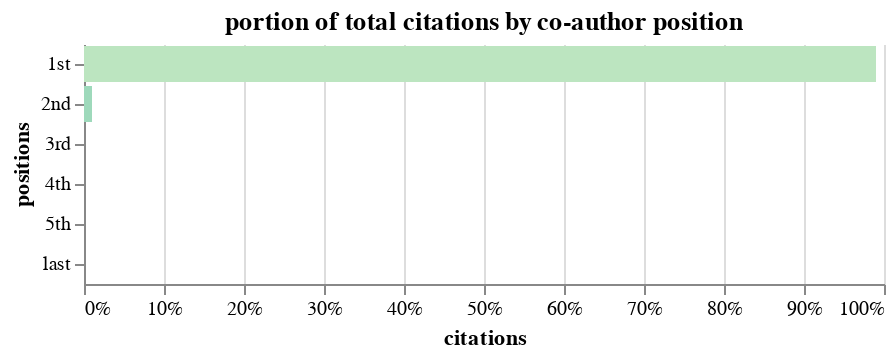

Notebook cell for this chart:
### Markdown cell above
# Plot w/ Altair

### Code cell
def bar_chart(df):
    return alt.Chart(df).mark_bar().encode(
        alt.X('citations', axis=alt.Axis(format='%')),
        alt.Y('positions', sort=None),
        color=alt.Color(
            "positions", 
            scale=alt.Scale(scheme="greenblue"), 
            legend=None
            )
        ).properties(
            title='portion of total citations by co-author position'
        ).configure_axisX(
            labelAngle=0
        ).configure_view(
            strokeWidth=0
        )


bar_chart(percents_df).display()

### Figure 1 — Vega-Lite specification as saved in the notebook (floating-point values rounded to 4 significant figures)
{"config": {"view": {"continuousWidth": 400, "continuousHeight": 300, "strokeWidth": 0}, "axisX": {"labelAngle": 0}}, "data": {"name": "data-45ac1657ad0bab1f6221f44ee6943591"}, "mark": "bar", "encoding": {"color": {"type": "nominal", "field": "positions", "legend": null, "scale": {"scheme": "greenblue"}}, "x": {"type": "quantitative", "axis": {"format": "%"}, "field": "citations"}, "y": {"type": "nominal", "field": "positions", "sort": null}}, "title": "portion of total citations by co-author position", "$schema": "https://vega.github.io/schema/vega-lite/v4.0.2.json", "datasets": {"data-45ac1657ad0bab1f6221f44ee6943591": [{"positions": "1st", "citations": 0.99}, {"positions": "2nd", "citations": 0.01}, {"positions": "3rd", "citations": 0.0}, {"positions": "4th", "citations": 0.0}, {"positions": "5th", "citations": 0.0}, {"positions": "last", "citations": 0.0}]}}
